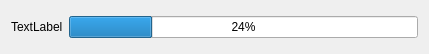
<?xml version="1.0" encoding="UTF-8"?>
<ui version="4.0">
 <class>GPProgression</class>
 <widget class="QWidget" name="GPProgression">
  <property name="geometry">
   <rect>
    <x>0</x>
    <y>0</y>
    <width>429</width>
    <height>54</height>
   </rect>
  </property>
  <property name="sizePolicy">
   <sizepolicy hsizetype="Expanding" vsizetype="Expanding">
    <horstretch>0</horstretch>
    <verstretch>0</verstretch>
   </sizepolicy>
  </property>
  <property name="windowTitle">
   <string>Form</string>
  </property>
  <layout class="QGridLayout" name="gridLayout">
   <item row="0" column="0">
    <layout class="QHBoxLayout" name="horizontalLayout">
     <item>
      <widget class="QLabel" name="label">
       <property name="text">
        <string>TextLabel</string>
       </property>
      </widget>
     </item>
     <item>
      <widget class="QProgressBar" name="progressBar">
       <property name="value">
        <number>24</number>
       </property>
      </widget>
     </item>
    </layout>
   </item>
  </layout>
 </widget>
 <resources/>
 <connections/>
</ui>
